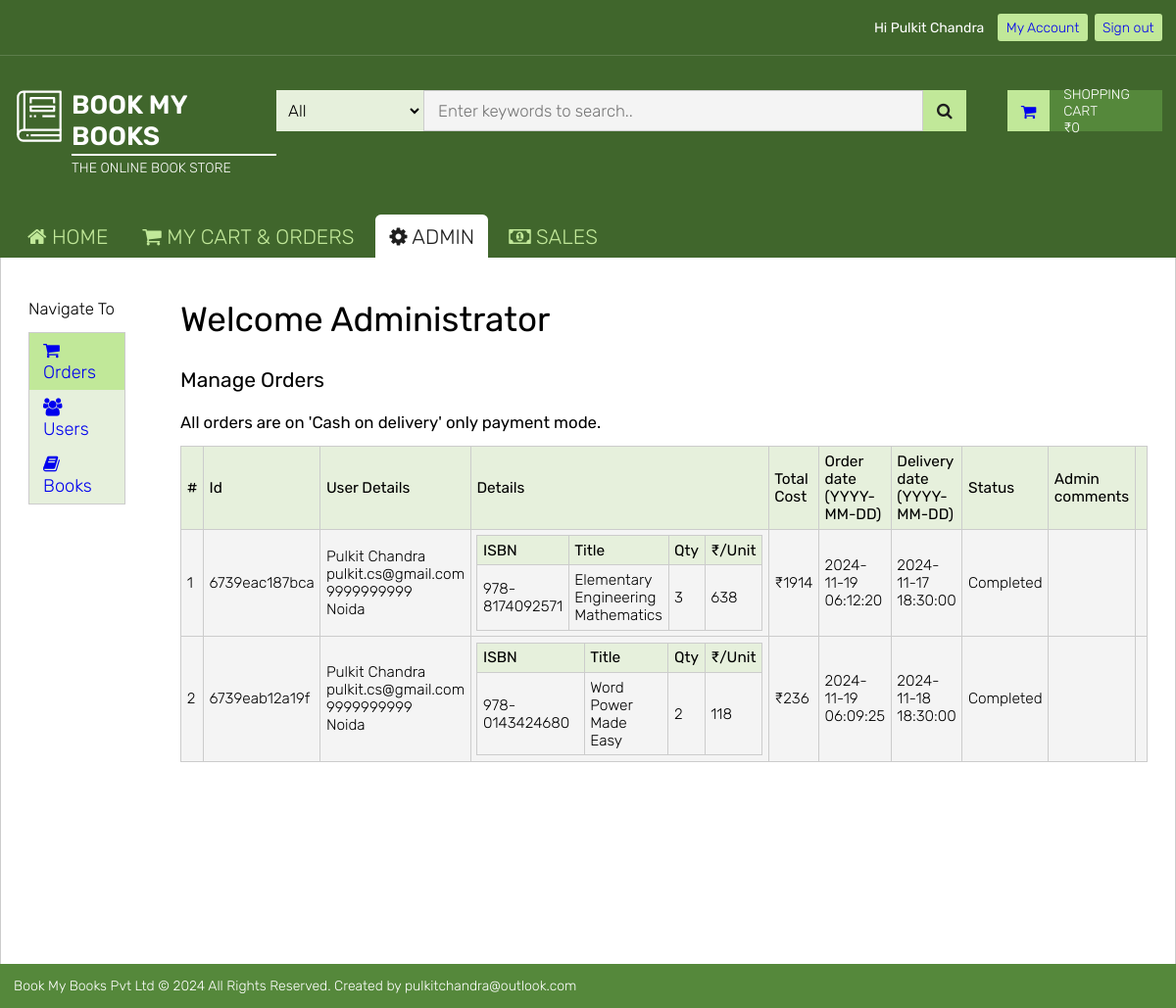
The app's page /manage.php (signed in) with its own data.
### tables this page shows
CREATE TABLE IF NOT EXISTS `orders` (
  `id` varchar(50) NOT NULL,
  `user` varchar(50) NOT NULL,
  `address` varchar(50) NOT NULL,
  `mobile` varchar(50) NOT NULL,
  `details` longtext NOT NULL,
  `status` enum('0','1','2','3') NOT NULL DEFAULT '0' COMMENT '0 = pending\r\n1 = Processing\r\n2 = Complete\r\n3 = Cancelled\r\n',
  `cost` int(11) NOT NULL,
  `order_date` timestamp NOT NULL DEFAULT current_timestamp() ON UPDATE current_timestamp(),
  `delivery_date` timestamp NULL DEFAULT NULL,
  `admin_comments` varchar(50) NOT NULL DEFAULT ''
);

### classes/Database.php (called while the page is built, shortened)
<?php
  require_once(__DIR__."/Configuration.php");
  class Database {
    private $conn;
    function __construct($appConfig) {
      $configurations = new Configuration($appConfig);
      $url = $configurations->getKey('url');
      $database = $configurations->getKey('database');
      $username = $configurations->getKey('username');
      $password = $configurations->getKey('password');
    }
    function init($url, $dbName, $username, $password) {
      try {
        $this->conn = new PDO("mysql:host=$url;dbname=$dbName", $username, $password);
        $this->conn->setAttribute(PDO::ATTR_ERRMODE, PDO::ERRMODE_EXCEPTION);
      }
      catch (PDOException $e) {
        echo "Connection failed: " . $e->getMessage();
      }
    }
    function executeSQL($sql) {
      try {
        $stmt = $this->conn->prepare($sql);
        $stmt->execute();
        $stmt->setFetchMode(PDO::FETCH_ASSOC);
        return $stmt->fetchAll();
      }
      catch(PDOException $e) {
        echo "Unable to execute query". $e->getMessage();
      }
    }
    function adminGetOrders() {
      $sql = "select * from orders ORDER BY order_date DESC";
      $result = $this->executeSQL($sql);
      return $result;
    }
  }
?>

### classes/Configuration.php (called while the page is built, shortened)
<?php
  class Configuration {
    private $keys;
    function __construct($configs) {
      $this->keys = $configs;
    }
    public function getKey($keyName) {
      return $this->keys[$keyName] ? $this->keys[$keyName] : getenv($keyName);
    }
  }
?>

### manage-orders.php (the view, shortened to what this page needs)
<?php
  require_once("./configs/app-config.php");
  require_once("./classes/Database.php");
  $db = new Database($appConfig);
  function ordersView($db) {
    $result = $db -> adminGetOrders();
    $count = sizeof($result);
    if($count === 0) return "<p>No Orders Found!</p>";
    else {
      $str = "
      <table class='table' border='0' cellspacing='0' cellpadding='0'>
        <thead>
          <tr>
            <th>#</th>
            <th>Id</th>
            <th>User Details</th>
            <th>Details</th>
            <th>Total Cost</th>
            <th>Order date (YYYY-MM-DD)</th>
            <th>Delivery date (YYYY-MM-DD)</th>
            <th>Status</th>
            <th>Admin comments</th>
            <th></th>
          </tr>
        </thead>
      <tbody>";
      for($i = 0; $i < $count; $i++) {
        $id = $result[$i]['id'];
        $user = $result[$i]['user'];
        $address = $result[$i]['address'];
        $mobile = $result[$i]['mobile'];
        $details = $result[$i]['details'];
        $cost = $result[$i]['cost'];
        $order_date = $result[$i]['order_date'];
        $delivery_date = $result[$i]['delivery_date'];
        $statusKey = $result[$i]['status'];
        $admin_comments = $result[$i]['admin_comments'];
        $serialNo = $i + 1;
        $status = '';
        switch($statusKey) {
          case '2':
            $status = 'Completed';
            break;
        }
        $cart = json_decode($details);
        $cartData = "<table class='table' border='0' cellspacing='0' cellpadding='0'>
          <thead>
            <tr>
              <th>ISBN</th>
              <th>Title</th>
              <th>Qty</th>
              <th>₹/Unit</th>
            </tr>
          </thead>
          <tbody>";
        $keys = array_keys(get_object_vars($cart));
        for($n = 0; $n < sizeof($keys); $n++) {
          $isbn = $keys[$n];
          $title = $cart->$isbn->title;
          $quantity = $cart->$isbn->quantity;
          $price = $cart->$isbn->price;
          $cartData.="<tr><td>".$isbn."</td><td>".$title."</td><td>".$quantity."</td><td>".$price."</td></tr>";
        }
        $cartData.= "</tbody></table>";
        $button = null;
        $str.="
          <tr>
            <td>".$serialNo."</td>
            <td>".$id."</td>
            <td>
              <p>".$_SESSION['name']."</p>
              <p>".$user."</p>
              <p>".$mobile."</p>
              <p>".$address."</p>
            </td>
            <td>".$cartData."</td>
            <td>₹".$cost."</td>
            <td>".$order_date."</td>
            <td>".$delivery_date."</td>
            <td>".$status."</td>
            <td>".$admin_comments."</td>
            <td>".$button."</td>
          </tr>";
      };
      $str .= "</tbody></table>";
    }
    return $str;
  }
?>
<div>
  <section>
    <h3 style="margin-bottom: 1rem; font-size: 1.2rem; font-weight: 400">All orders are on 'Cash on delivery' only payment mode.</h3>
    <?php
      echo ordersView($db);
    ?>
  </section>
</div>

### static/css/global.css (style rules this page uses)
:root { --white: #fff; --bg-highlight-color: #55883B; --bg-light-highlight: #C1E899; --background-color: #f2f3f7; --background-white-smoke: #f4f4f4; --background-gray-bg: rgba(255, 255, 255, .15); --background-dark-gray-bg: rgba(0, 0, 0, .25); --background-gray: #cccccc; --background-white-smoke: #f4f4f4; --background-cream: #E6F0DC; --bg-red: #ee3124; --color-black: #1e1e1e; --color-1xlight-black: #333333; --color-2xlight-black: #666666; --color-3xlight-black: #999999; --font-1x: 1rem/1.4rem; }
:root { height: 100%; font-size: 14px; font-family: "Rubik"; }
* { padding: 0; margin: 0; font-family: "Rubik"; font-weight: 300; }
h1, h2, h3, h4, h5, strong, .table thead th { font-weight: 400 !important; }
body { background-color: var(--background-white-smoke); height: 100%; }
.table { border-collapse: collapse; }
.table thead { border-collapse: collapse; font-size: 1.1rem; font-weight: 400; background-color: var(--background-cream); }
.table tbody { border-collapse: collapse; font-size: 1.1rem; }
.table thead th { border-collapse: collapse; text-align: left; padding: .4rem; font-weight: inherit; font-size: inherit; border: solid thin var(--background-gray); }
.table td { border-collapse: collapse; text-align: left; padding: .4rem; font-weight: inherit; font-size: inherit; border: solid thin var(--background-gray); }
.table tbody tr { background-color: var(--background-white-smoke); }

### manage-orders.php (style rules this page uses)
.table .table thead tr { background-color: var(--background-cream) !important; }

### records on screen
orders: id "6739eac187bca", user "pulkit.cs@gmail.com", mobile "9999999999", address "Noida", cost "1914", order_date "2024-11-19 06:12:20", delivery_date "2024-11-17 18:30:00", status "Completed"
orders: id "6739eab12a19f", user "pulkit.cs@gmail.com", mobile "9999999999", address "Noida", cost "236", order_date "2024-11-19 06:09:25", delivery_date "2024-11-18 18:30:00", status "Completed"

### other values on screen
$_SESSION['name'] "Pulkit Chandra"
$topics["default"] "Orders"
$serialNo "1 2"
$_SESSION['name'] "Pulkit Chandra Pulkit Chandra"
$isbn "978-8174092571"
$title "Elementary Engineering Mathematics"
$quantity "3"
$price "638"
$isbn "978-0143424680"
$title "Word Power Made Easy"
$quantity "2"
$price "118"
